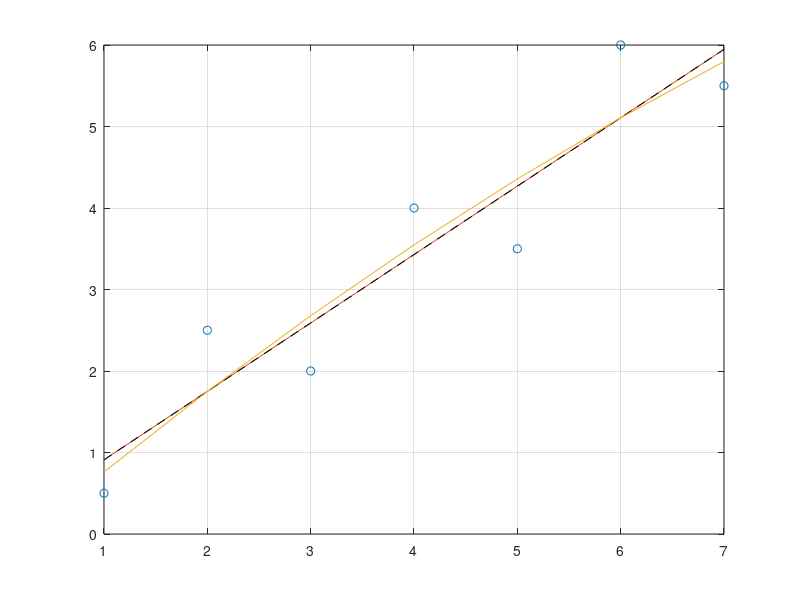

This figure's MATLAB source:
clear all
close all
clc

x = 1:7;
y = [0.5, 2.5, 2.0, 4.0, 3.5, 6.0, 5.5];

n = length(y);

disp('v1')
a1 = ( n*sum(x.*y) - sum(x)*sum(y) )/( n*sum(x.^2) - sum(x)^2 )
a0 = sum(y)/n - a1*sum(x)/n

##disp('v2')
a1 = ( n*x*y' - sum(x) * sum(y) )/( n*x*x' - sum(x)^2 );
a0 = mean(y) - a1*mean(x);

St = sum( (y - mean(y)).^2 )
Sr = sum( (y - a0 - a1*x).^2 )

r2 = (St - Sr)/St

sy = sqrt(St/(n-1))
s_yx = sqrt(Sr/(n-2))

std(y) % = sy

%%%%%%%%%%%% POLYFIT

grau = 1
p = polyfit(x, y, grau)
p2 = polyfit(x, y, grau+1)

plot(x, y, 'o')
hold on
grid on
plot(x, a0+a1*x)
plot(x, p(2)+p(1)*x, 'k--')
plot(x, p2(3)+p2(2)*x+p2(1)*x.^2)
hold off


